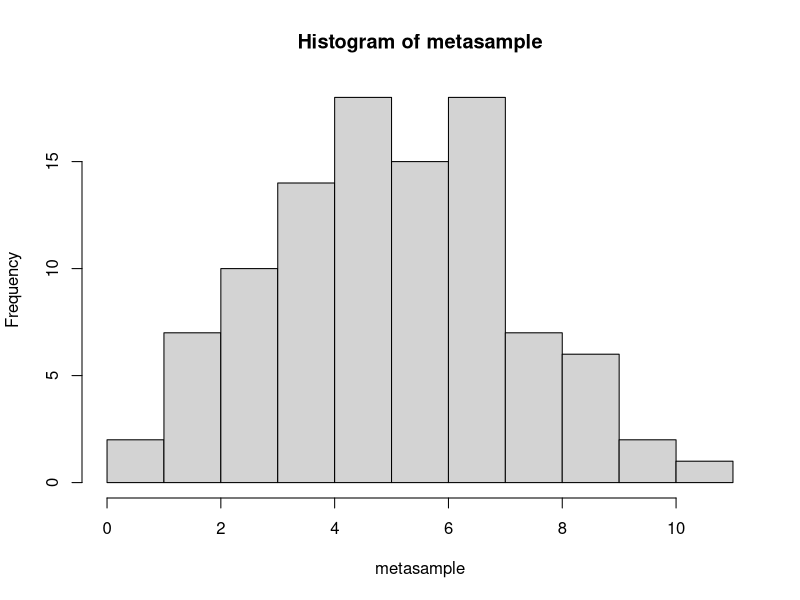
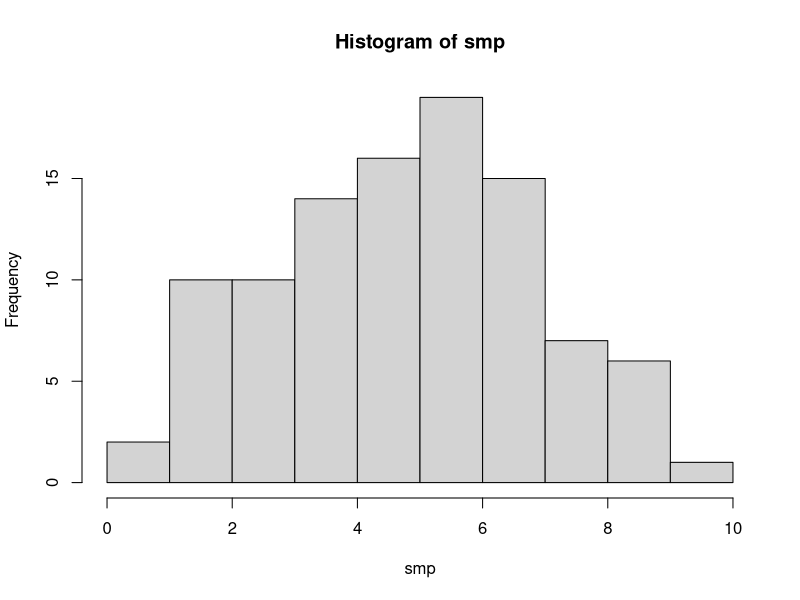
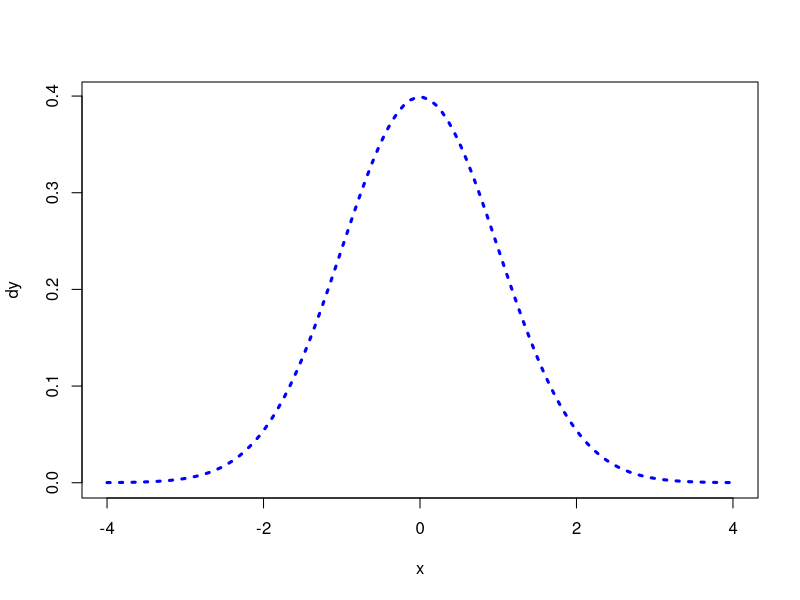
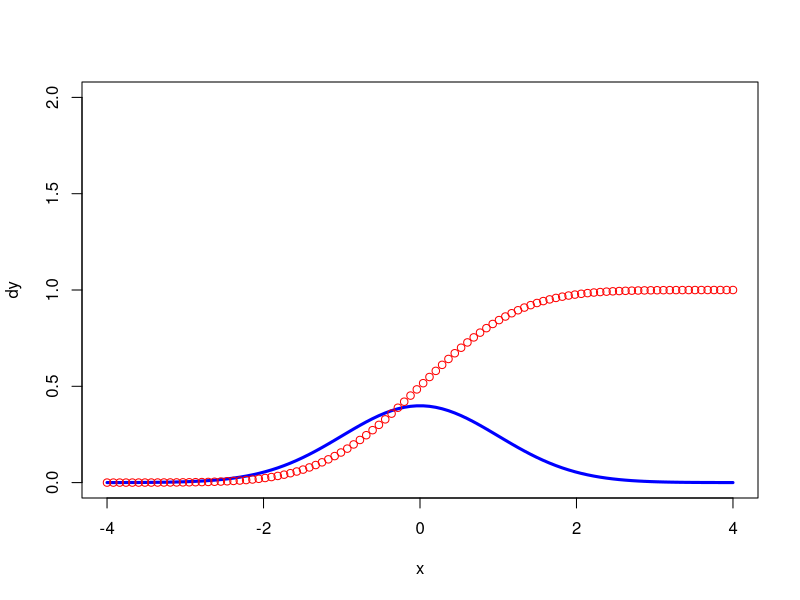
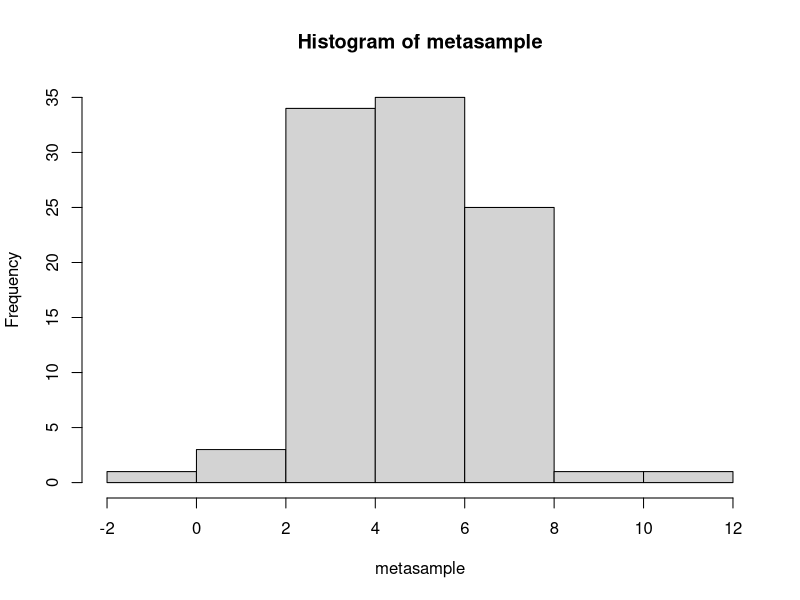
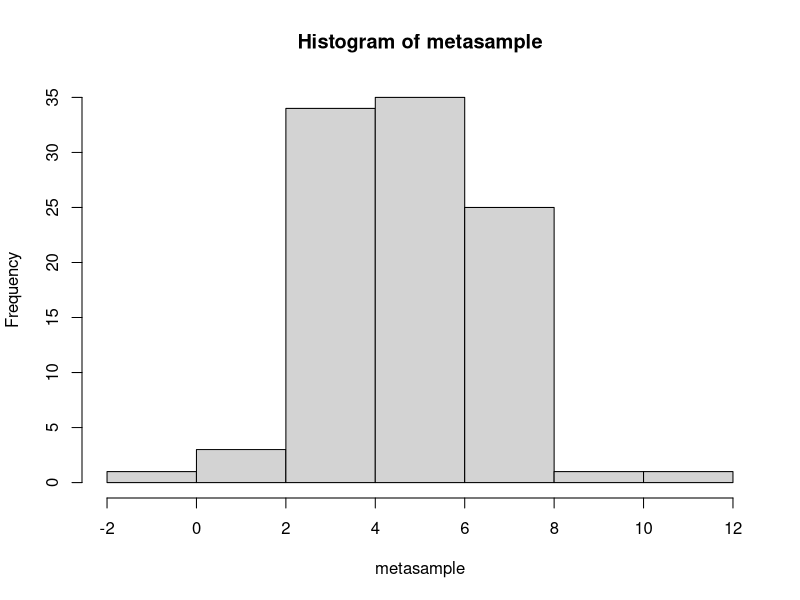
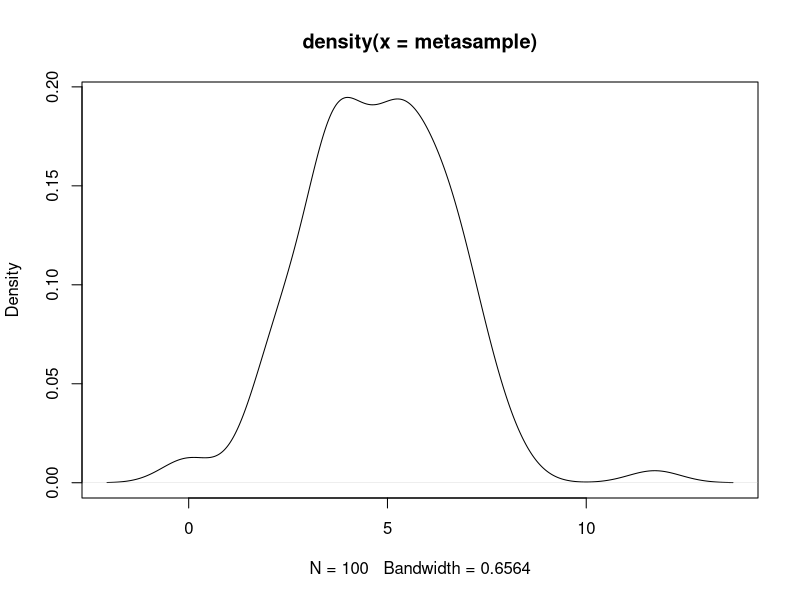
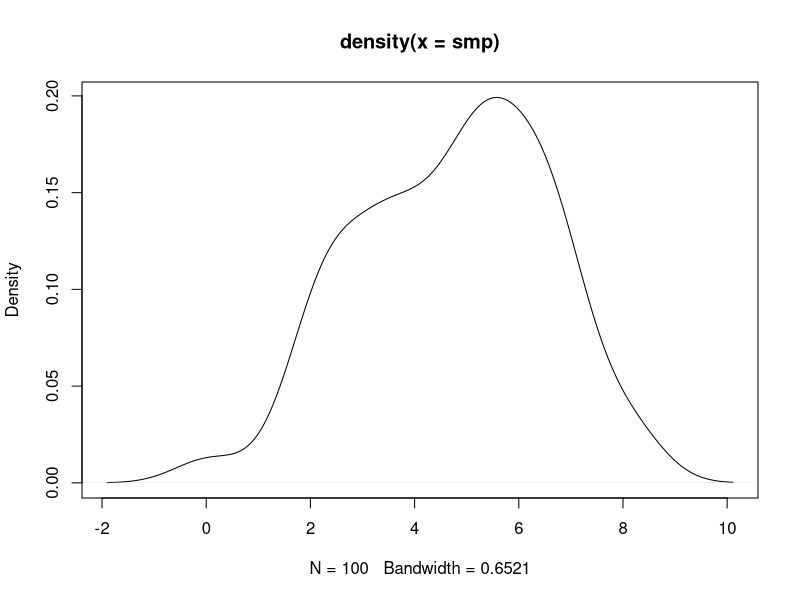

Reproduce these figures in R, in order.
## ---- chunk 1
knitr::opts_chunk$set(echo = TRUE)
## ---- chunk 2
N<-100
metasample<-rnorm(N,5,2)
rndno<-as.integer(runif(N)*N)+1
smp<-metasample[rndno]
hist(metasample)
hist(smp)
## ---- chunk 3
x<-seq(-4,4,length=100)
dy<-dnorm(x)
plot(x,dy,type="l",col="blue",lwd=3,lty="dotted")
## ---- chunk 4
x<-seq(-4,4,length=100)
dy<-dnorm(x)
plot(x,dy,type="l",col="blue",lwd=3,lty="solid",ylim=c(0,2))
py<-pnorm(x)
points(x,py,col="red")
## ---- chunk 5
N<-100
metasample<-rnorm(N,5,2)
rndno<-as.integer(runif(N)*N)+1#會抽到小數所以*N。+1為了讓區間從0-100
smp<-metasample[rndno]
hist(metasample,breake=30) #趨近常態
hist(metasample,breake=50) #分太細會往右偏移
#hist(metasample)
#lx<-seq(min(metasample),max(metasample),length=100)
#ly<-dnorm(lx,mean(metasample),sd(metasample))
#sy<-ly*diff(lx)[1] #面積*density
#lines(lx,ly)

dd<-density(metasample) #密度函數#平滑
plot(dd) #樣本圖

dd<-density(smp)
plot(dd)

## ---- chunk 6
for(i in 1:10){
  print(i)
}

for(i in c(1,20,4,55)){
  print(i)
}

x<-seq(1,10,1)
x
## ---- chunk 7
x<-4
if(x>3){
  print(dd)
}else{
  print("small")
}
## ---- chunk 8
x<-4
if(x<0){
  print("Negative number")
}else{
  print("Zero")
}

## ---- chunk 9
N<-1000
metasample<-rnorm(N,5,2)
bmu<-numeric(1000)

for(i in 1:1000){
rndno<-as.integer(runif(N)*N)+1
smp<-metasample[rndno]
bmu[i]<-mean(smp)
}
p<-density(bmu)
plot(p)

p<-density(bmu)
print(p)
qq<-quantile(bmu)
rug(qq,col="red") #標示四分位
## ---- chunk 10
N<-500
metasample<-rnorm(N,5,2)
bmu<-numeric(1000)

for(i in 1:1000){
rndno<-as.integer(runif(N)*N)+1
smp<-metasample[rndno]
bmu[i]<-mean(smp)
}
p<-density(bmu)
plot(p)

p<-density(bmu)
print(p)
qq<-quantile(bmu)
rug(qq,col="red") #標示四分位
## ---- chunk 11
N<-300
metasample<-rnorm(N,5,2)
bmu<-numeric(1000)

for(i in 1:1000){
rndno<-as.integer(runif(N)*N)+1
smp<-metasample[rndno]
bmu[i]<-mean(smp)
}
p<-density(bmu)
plot(p)

p<-density(bmu)
print(p)
qq<-quantile(bmu)
rug(qq,col="red") #標示四分位
## ---- chunk 12
N<-100
metasample<-rnorm(N,5,2)
bmu<-numeric(1000)

for(i in 1:1000){
rndno<-as.integer(runif(N)*N)+1
smp<-metasample[rndno]
bmu[i]<-mean(smp)
}
p<-density(bmu)
plot(p)

p<-density(bmu)
print(p)
qq<-quantile(bmu)
rug(qq,col="red") #標示四分位
